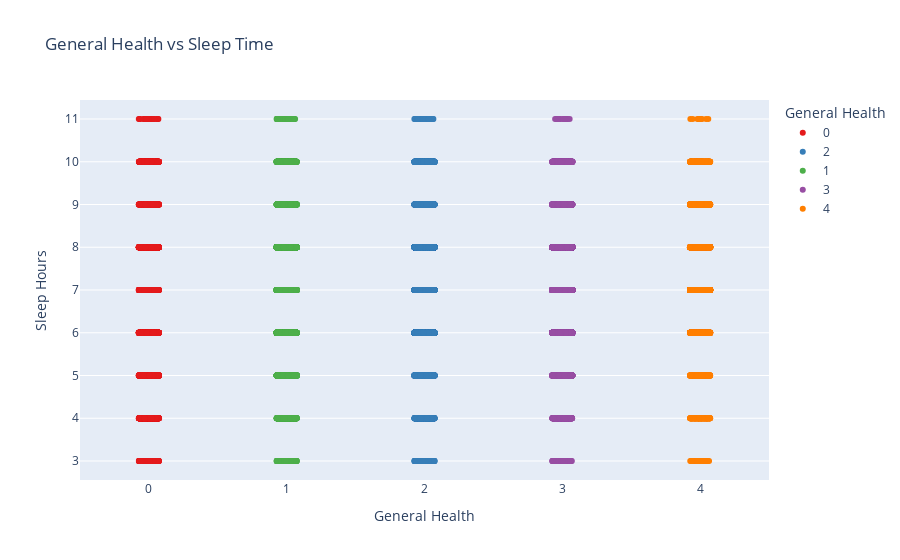

Notebook code for this chart:
### Code cell
fig = px.strip(full_data, x="GenHealth", y="SleepTime", color="GenHealth",
                title="General Health vs Sleep Time",
                color_discrete_sequence=px.colors.qualitative.Set1,
                labels={"GenHealth": "General Health", "SleepTime": "Sleep Hours"})
fig.show()

### Figure 1 — Plotly figure (JSON) as saved in the notebook; plotly's stock layout.template omitted (floating-point values rounded to 4 significant figures; data arrays with more than 128 entries replaced by an {"elided": "..."} marker saying what was removed)
{"data": [{"alignmentgroup": "True", "boxpoints": "all", "fillcolor": "rgba(255,255,255,0)", "hoveron": "points", "hovertemplate": "General Health=%{x}<br>Sleep Hours=%{y}<extra></extra>", "legendgroup": "0", "line": {"color": "rgba(255,255,255,0)"}, "marker": {"color": "rgb(228,26,28)"}, "name": "0", "offsetgroup": "0", "orientation": "v", "pointpos": 0, "showlegend": true, "type": "box", "x": {"elided": "4228 int values"}, "x0": " ", "xaxis": "x", "y": {"elided": "4228 int values"}, "y0": " ", "yaxis": "y"}, {"alignmentgroup": "True", "boxpoints": "all", "fillcolor": "rgba(255,255,255,0)", "hoveron": "points", "hovertemplate": "General Health=%{x}<br>Sleep Hours=%{y}<extra></extra>", "legendgroup": "2", "line": {"color": "rgba(255,255,255,0)"}, "marker": {"color": "rgb(55,126,184)"}, "name": "2", "offsetgroup": "2", "orientation": "v", "pointpos": 0, "showlegend": true, "type": "box", "x": {"elided": "19631 int values"}, "x0": " ", "xaxis": "x", "y": {"elided": "19631 int values"}, "y0": " ", "yaxis": "y"}, {"alignmentgroup": "True", "boxpoints": "all", "fillcolor": "rgba(255,255,255,0)", "hoveron": "points", "hovertemplate": "General Health=%{x}<br>Sleep Hours=%{y}<extra></extra>", "legendgroup": "1", "line": {"color": "rgba(255,255,255,0)"}, "marker": {"color": "rgb(77,175,74)"}, "name": "1", "offsetgroup": "1", "orientation": "v", "pointpos": 0, "showlegend": true, "type": "box", "x": {"elided": "10007 int values"}, "x0": " ", "xaxis": "x", "y": {"elided": "10007 int values"}, "y0": " ", "yaxis": "y"}, {"alignmentgroup": "True", "boxpoints": "all", "fillcolor": "rgba(255,255,255,0)", "hoveron": "points", "hovertemplate": "General Health=%{x}<br>Sleep Hours=%{y}<extra></extra>", "legendgroup": "3", "line": {"color": "rgba(255,255,255,0)"}, "marker": {"color": "rgb(152,78,163)"}, "name": "3", "offsetgroup": "3", "orientation": "v", "pointpos": 0, "showlegend": true, "type": "box", "x": {"elided": "19380 int values"}, "x0": " ", "xaxis": "x", "y": {"elided": "19380 int values"}, "y0": " ", "yaxis": "y"}, {"alignmentgroup": "True", "boxpoints": "all", "fillcolor": "rgba(255,255,255,0)", "hoveron": "points", "hovertemplate": "General Health=%{x}<br>Sleep Hours=%{y}<extra></extra>", "legendgroup": "4", "line": {"color": "rgba(255,255,255,0)"}, "marker": {"color": "rgb(255,127,0)"}, "name": "4", "offsetgroup": "4", "orientation": "v", "pointpos": 0, "showlegend": true, "type": "box", "x": {"elided": "10370 int values"}, "x0": " ", "xaxis": "x", "y": {"elided": "10370 int values"}, "y0": " ", "yaxis": "y"}], "layout": {"boxmode": "overlay", "legend": {"title": {"text": "General Health"}, "tracegroupgap": 0}, "title": {"text": "General Health vs Sleep Time"}, "xaxis": {"anchor": "y", "categoryarray": [0, 2, 1, 3, 4], "categoryorder": "array", "domain": [0, 1], "title": {"text": "General Health"}}, "yaxis": {"anchor": "x", "domain": [0, 1], "title": {"text": "Sleep Hours"}}}}
